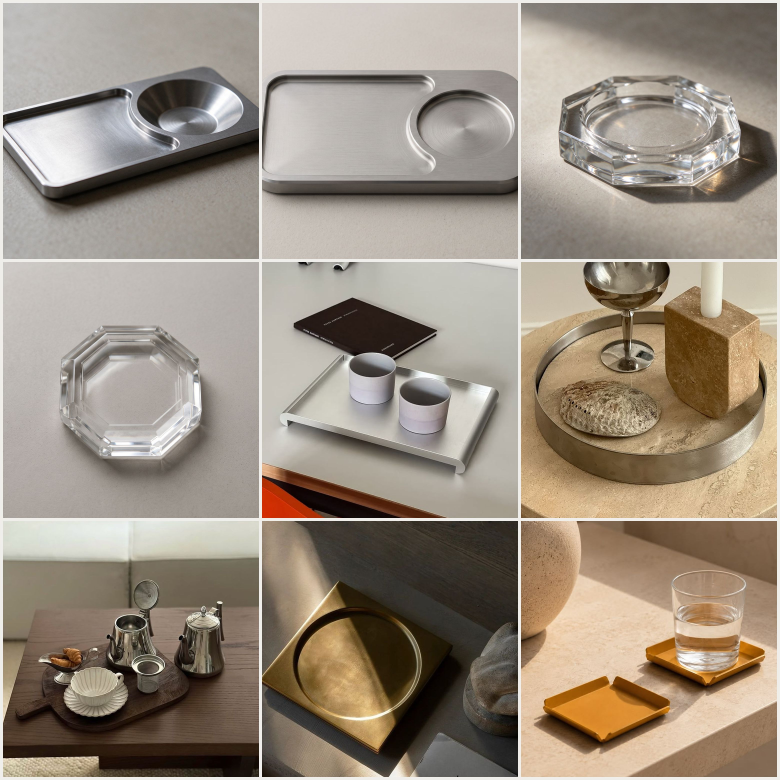
#> input picture plugins/dumik-team-plugin/skills/d-image-director/assets/moodboards/摆件_01_金属水晶与黄铜托盘.jpg, 3120 x 3120 px (shown at 1/4 size)
$ python -i wash_prep.py   (imports and definitions only)
#> lines starting #> are read from the running program, lines starting #| are printed output that depends on the picture
#!/usr/bin/env python3
# -*- coding: utf-8 -*-
"""
DUMIK 洗图预处理与批量脱壳引擎（单张/批量一体 · 纯中文命名 · 零项目垃圾）。

解决传统洗图三大痛点：
1. 竞品主体色块脱壳（--erase-box）：用荧光洋红 #FF00FF 实心盖掉原参考图里的竞品产品，只留构图/光影骨架，彻底杜绝抄竞品轮廓。
2. 竞品文案/水印背景色抹除（--text-box）：自动吸取选框周边边缘平均背景色平滑覆盖文字与水印，不留脏字残留。
3. 画幅自动扩充留白（--target-ratio 9:16）：若灵感图是 1:1 或 3:4 而项目需 9:16，自动按顶部/底部边缘色柔和延展画布，自然留出顶部 PS 排字区。
4. 支持 0~1 百分比坐标与像素坐标自动识别，大幅提升给框效率。
"""

from __future__ import annotations

import argparse
from datetime import datetime
import json
from pathlib import Path
import tempfile
from typing import Any

import numpy as np
from PIL import Image, ImageDraw, ImageFilter


DEFAULT_MASK_COLOR = "#FF00FF"
RATIO_MAP: dict[str, float] = {
    "9:16": 9 / 16,
    "3:4": 3 / 4,
    "1:1": 1.0,
    "4:3": 4 / 3,
    "16:9": 16 / 9,
    "2:3": 2 / 3,
    "3:2": 3 / 2,
}


# [14 lines left out: function resolve_box, not called in this run]


def _parse_hex_rgb(color_str: str) -> tuple[int, int, int]:
    c = color_str.strip().lstrip("#")
    return (int(c[0:2], 16), int(c[2:4], 16), int(c[4:6], 16))


# [18 lines left out: function _sample_border_color, not called in this run]


def pad_canvas_to_ratio(
    img: Image.Image,
    target_ratio: str,
    top_bias: float = 0.72,
) -> tuple[Image.Image, dict[str, int]]:
    """
    将参考图按边缘平均色平滑延展到目标比例（默认偏向顶部留白 72%，自然留出电商详情页顶部 PS 压字区）。
    返回 (扩充后图像, 偏移字典 {pad_left, pad_top, pad_right, pad_bottom})。
    """
    if not target_ratio or target_ratio not in RATIO_MAP:
        return img.convert("RGB"), {"pad_left": 0, "pad_top": 0, "pad_right": 0, "pad_bottom": 0}

    rgb = img.convert("RGB")
    W, H = rgb.size
    tr = RATIO_MAP[target_ratio]
    cur = W / H if H > 0 else 1.0
    if abs(cur - tr) / tr <= 0.04:
        return rgb, {"pad_left": 0, "pad_top": 0, "pad_right": 0, "pad_bottom": 0}

    arr = np.asarray(rgb)
    pad_l = pad_t = pad_r = pad_b = 0

    if cur > tr:
        # Too wide -> expand vertically (top + bottom)
        new_h = int(round(W / tr))
        delta = max(0, new_h - H)
        pad_t = int(round(delta * top_bias))
        pad_b = delta - pad_t
        top_col = tuple(int(v) for v in np.median(arr[: min(12, H), :, :].reshape(-1, 3), axis=0))
        bot_col = tuple(int(v) for v in np.median(arr[max(0, H - 12) :, :, :].reshape(-1, 3), axis=0))
        canvas = Image.new("RGB", (W, new_h), top_col)
        if pad_b > 0:
            ImageDraw.Draw(canvas).rectangle([0, pad_t + H, W, new_h], fill=bot_col)
        canvas.paste(rgb, (0, pad_t))
    else:
        # Too tall -> expand horizontally
        new_w = int(round(H * tr))
        delta = max(0, new_w - W)
        pad_l = delta // 2
        pad_r = delta - pad_l
        left_col = tuple(int(v) for v in np.median(arr[:, : min(12, W), :].reshape(-1, 3), axis=0))
        right_col = tuple(int(v) for v in np.median(arr[:, max(0, W - 12) :, :].reshape(-1, 3), axis=0))
        canvas = Image.new("RGB", (new_w, H), left_col)
        if pad_r > 0:
            ImageDraw.Draw(canvas).rectangle([pad_l + W, 0, new_w, H], fill=right_col)
        canvas.paste(rgb, (pad_l, 0))

    return canvas, {"pad_left": pad_l, "pad_top": pad_t, "pad_right": pad_r, "pad_bottom": pad_b}


def prepare_washed_image(
    ref_img: Image.Image,
    *,
    erase_boxes: list[list[float]] | None = None,
    text_boxes: list[list[float]] | None = None,
    target_ratio: str = "9:16",
    top_bias: float = 0.72,
    mask_color: str = DEFAULT_MASK_COLOR,
) -> tuple[Image.Image, dict[str, Any]]:
    """执行洗图脱壳：先抹文字水印、再涂竞品主体洋红色块，最后按需平滑扩充画幅至目标比例。"""
    rgb = ref_img.convert("RGB")
    W, H = rgb.size
    arr = np.asarray(rgb)
    out = rgb.copy()
    draw = ImageDraw.Draw(out)

    # 1. Erase text/watermarks with sampled local background color
    resolved_text: list[list[int]] = []
    for tb in (text_boxes or []):
        b = resolve_box(tb, (W, H))
        bg = _sample_border_color(arr, b)
        draw.rectangle(b, fill=bg)
        resolved_text.append(b)

    # 2. Cover competitor product with solid high-contrast mask color
    resolved_erase: list[list[int]] = []
    mask_rgb = _parse_hex_rgb(mask_color)
    for eb in (erase_boxes or []):
        b = resolve_box(eb, (W, H))
        draw.rectangle(b, fill=mask_rgb)
        resolved_erase.append(b)

    # 3. Expand canvas to target ratio cleanly
    final_img, pads = pad_canvas_to_ratio(out, target_ratio=target_ratio, top_bias=top_bias)
    meta = {
        "source_size": [W, H],
        "final_size": [final_img.width, final_img.height],
        "target_ratio": target_ratio,
        "pads": pads,
        "erase_boxes": resolved_erase,
        "text_boxes": resolved_text,
        "mask_color": mask_color.upper(),
    }
    return final_img, meta


# [208 lines left out: functions build_wash_prompt, make_wash_preview, _temp_workdir, cmd_single, cmd_batch, main, not called in this run]


# [2 lines not run here, left out]

>>> from PIL import Image
>>> picture = Image.open('../assets/moodboards/摆件_01_金属水晶与黄铜托盘.jpg')
#> picture is the input picture: PIL image 3120x3120 RGB; mean R, G, B 154.3, 142.3, 128.1
>>> result = prepare_washed_image(picture)
#> after the loop in prepare_washed_image, `for tb in (text_boxes or []):`: resolved_text = []
#> in pad_canvas_to_ratio, `top_col = tuple(int(v) for v in np.median(arr[: min(12, H), :, :].resh..`: top_col = (239, 238, 234)
#> in pad_canvas_to_ratio, `canvas = Image.new("RGB", (W, new_h), top_col)`:
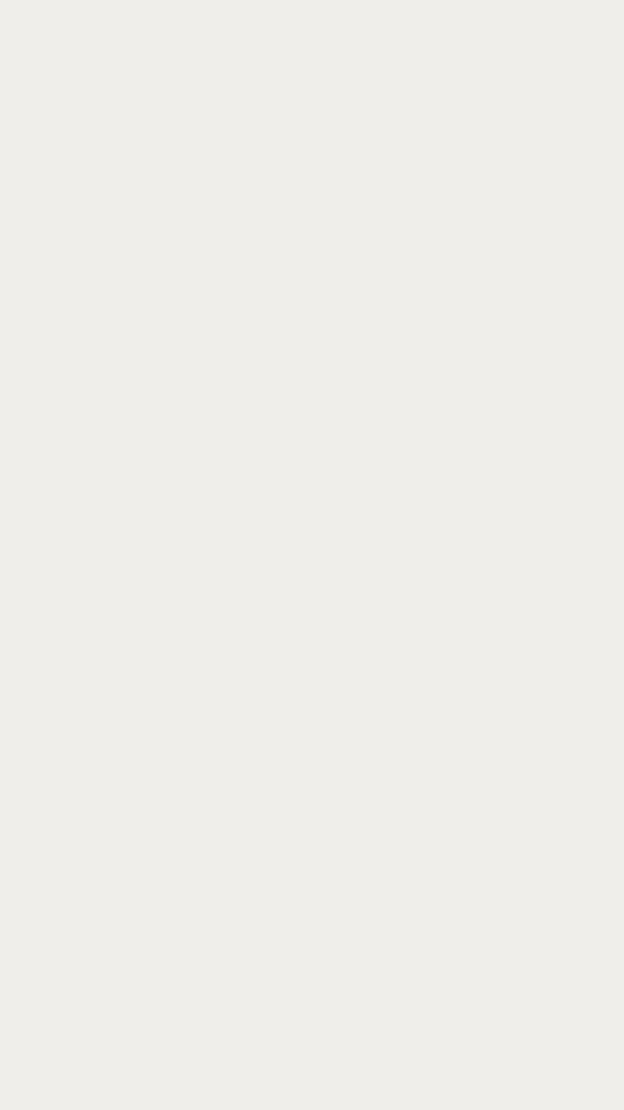
#> canvas: PIL image 3120x5547 RGB (shown at 1/5 size); mean R, G, B 239, 238, 234
#> in pad_canvas_to_ratio, `canvas.paste(rgb, (0, pad_t))`:
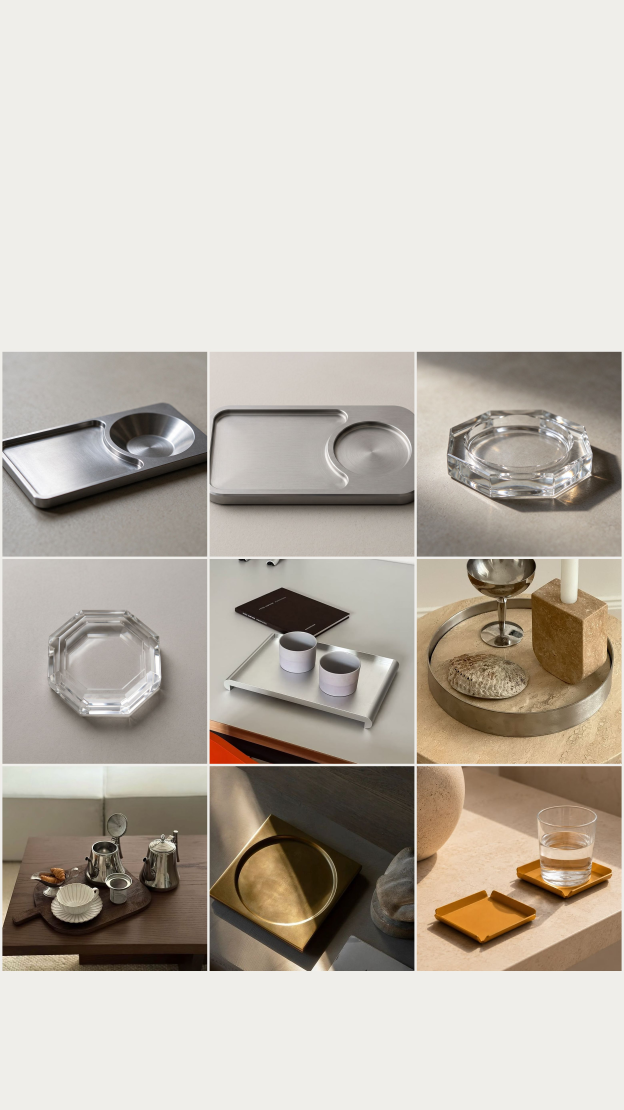
#> canvas: PIL image 3120x5547 RGB (shown at 1/5 size); mean R, G, B 191.4, 184.1, 174.4
#> in prepare_washed_image, `final_img, pads = pad_canvas_to_ratio(out, target_ratio=target_ratio, ..`: pads = {'pad_left': 0, 'pad_top': 1747, 'pad_right': 0, 'pad_bottom': 680}

$ run again, on plugins/dumik-team-plugin/skills/d-image-director/assets/moodboards/摆件_03_薄胎骨瓷与素陶花器.jpg
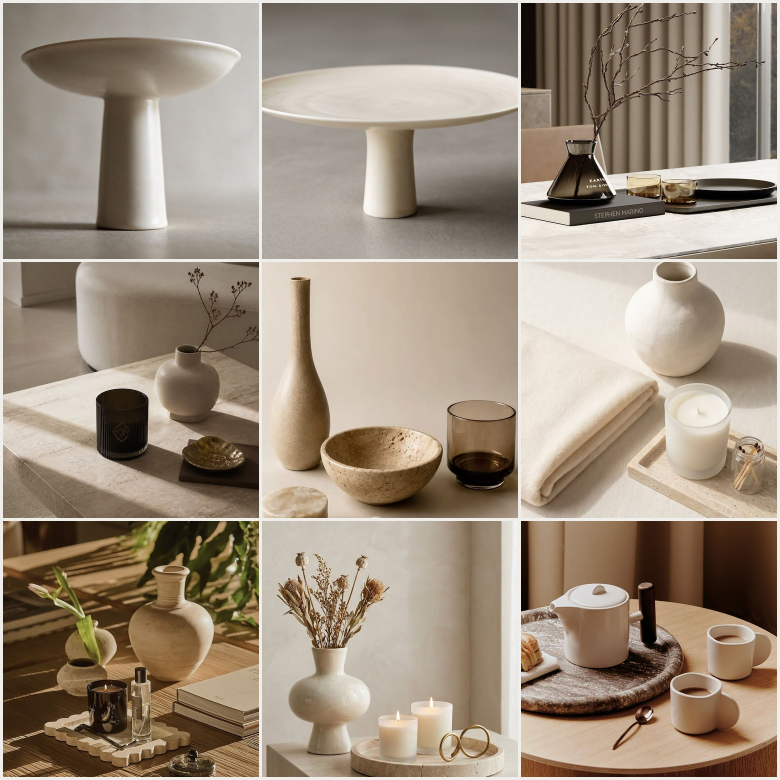
#> input picture plugins/dumik-team-plugin/skills/d-image-director/assets/moodboards/摆件_03_薄胎骨瓷与素陶花器.jpg, 3120 x 3120 px (shown at 1/4 size)
#> picture is the input picture: PIL image 3120x3120 RGB; mean R, G, B 157.2, 142.4, 125.3
#> after the loop in prepare_washed_image, `for tb in (text_boxes or []):`: resolved_text = []
#> top_col = (239, 238, 234)
#> in pad_canvas_to_ratio, `canvas.paste(rgb, (0, pad_t))`:
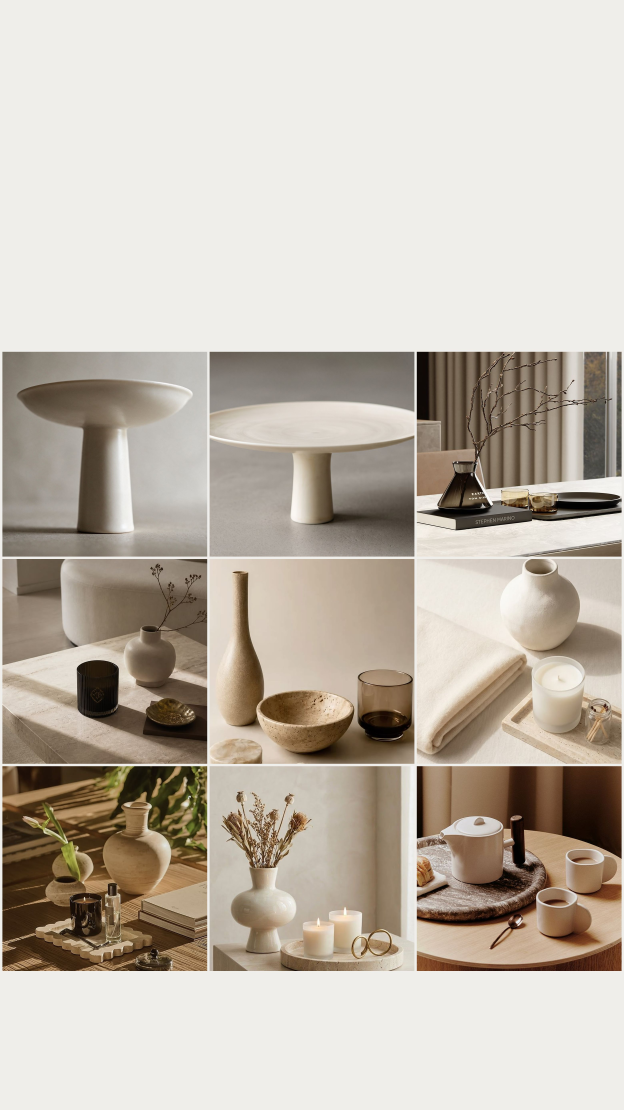
#> canvas: PIL image 3120x5547 RGB (shown at 1/5 size); mean R, G, B 193, 184.2, 172.9
#> pads = {'pad_left': 0, 'pad_top': 1747, 'pad_right': 0, 'pad_bottom': 680}
